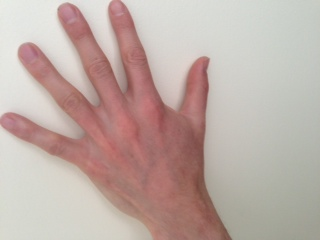
%> input picture images/hands1.jpg, 320 x 240 px
$ octave v4.m   (GNU Octave 9; MATLAB toolbox functions it lacks are replaced by stand-ins)
%> lines starting %> are read from the running program, lines starting %| are printed output that depends on the picture
clc;
close all;
clear;

% fprintf('program Start');
%
% Ke = 12345678;
% Kw = 12345;

data = ['This is the message to be embedded. '...
    'This is the continuation of the same message.\n'...
    'This is a really long message to check the amount of problems in the word hiding. \n'...
    'The size of the message is limited to around 512*512/8 characters in the string.\n'...
    'This string should be fully decipherable and should be shown in the command Window.\n\n'];
data = [data data data data data data data data data data data data data data data];

% img = imread('./images/hands1.jpg');
% img = imread('./images/satellite.png');
% img = imread('./images/airplane.pgm');

[file,path]=uigetfile('*.pgm','Select image file');
%> the answer given: images/hands1.jpg
ss=strcat(path,file);
img=imread(ss);
%> img is the input picture: size 240x320x3 uint8; mean R, G, B 190.7, 172.4, 165.9

%% Image Standardisation %%

% I = rgb2gray(img);
I = img;
I = imresize(I,[512 512]);
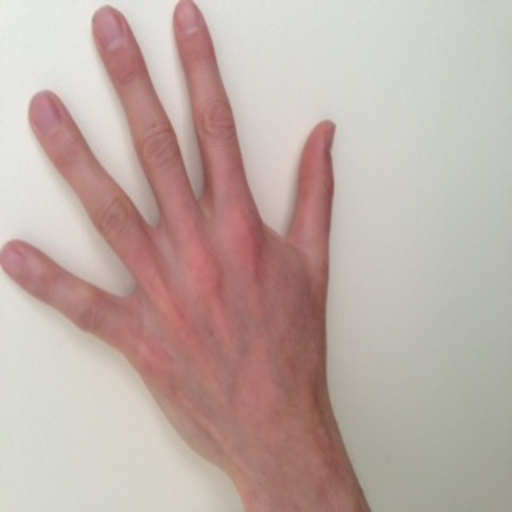
%> I: size 512x512x3 uint8; mean R, G, B 190.7, 172.4, 165.9
I = double(I);
%> I: size 512x512x3 double
figure('Name','Original Image','NumberTitle','off');
imshow(uint8(I));

%% Preprocess Prediction Error %%

Iinv = bitset(I,8,~bitget(I,8));
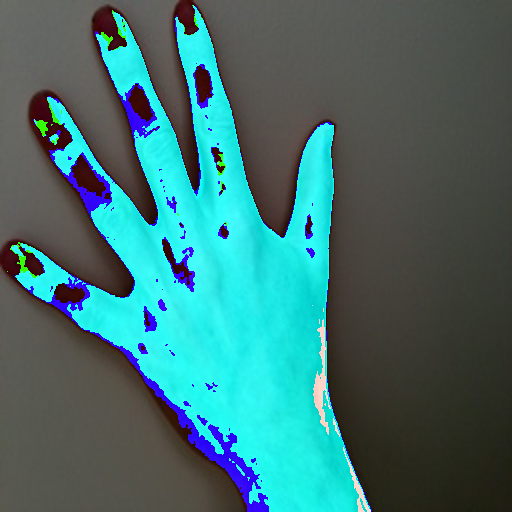
%> Iinv: size 512x512x3 double; mean R, G, B 63.7, 113, 112.7
% figure('Name','I inverse');
% imshow(uint8(Iinv));

In=zeros(512);
error = zeros(512);

z=1;
eqpre(:,1) = [0;0];
for ii = 1:512
    for jj = 1:512
%         if ii == 1 && jj <= 16
%             continue;
        if ii == 1 && jj == 1
            delta = 0;
            deltainv = 1;
        elseif ii == 1 && jj ~= 1
            delta = abs(I(ii,jj)-In(ii,jj-1));
            deltainv = abs(Iinv(ii,jj)-In(ii,jj-1));
        elseif ii ~= 1 && jj == 1
            delta = abs(I(ii,jj)-In(ii-1,jj));
            deltainv = abs(Iinv(ii,jj)-In(ii-1,jj));
        else
            delta = min(abs(I(ii,jj)-In(ii,jj-1)),abs(I(ii,jj)-In(ii-1,jj)));
            deltainv = min(abs(Iinv(ii,jj)-In(ii,jj-1)),abs(Iinv(ii,jj)-In(ii-1,jj)));
        end
        if(delta > deltainv)
            In(ii,jj) = Iinv(ii,jj);
% [6 lines of commented-out code are left out]
        elseif delta == deltainv
            diff = (I(ii,jj) - Iinv(ii,jj))/abs(I(ii,jj) - Iinv(ii,jj));
            In(ii,jj) = I(ii,jj) - diff;
            fprintf('[%i %i %i]\n',ii,jj,diff);
            eqpre(:,z) = [ii jj];
            z = z+1;
        else
            In(ii,jj) = I(ii,jj);
        end
    end
end
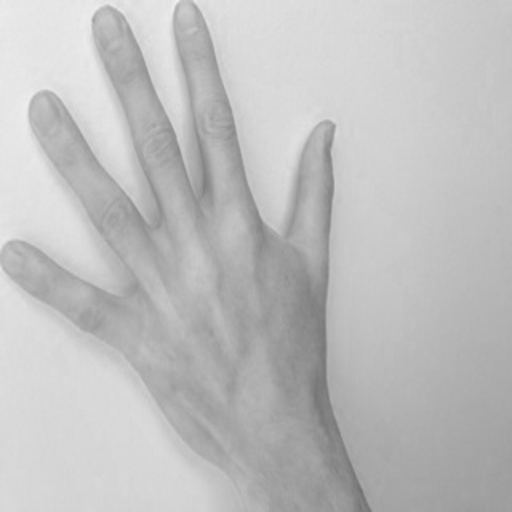
%> In: size 512x512 double; min 111, max 242, mean 190.7
%> after the loop, delta = 0; deltainv = 128; eqpre = [0; 0]; z = 1

%% Testing
Iinv = bitset(In,8,~bitget(In,8));
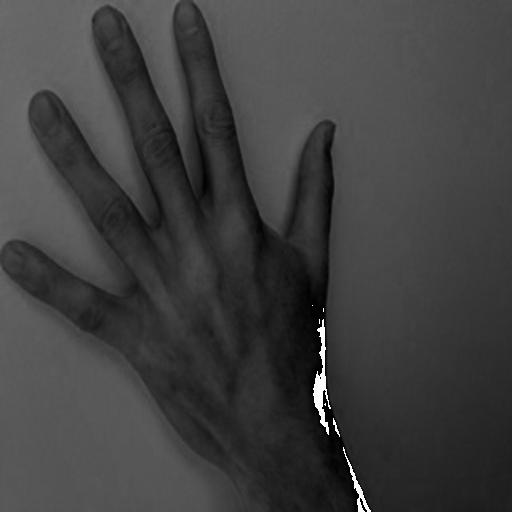
%> Iinv: size 512x512 double; min 0, max 255, mean 63.7
for ii = 1:512
    for jj = 1:512
%         if ii == 1 && jj <= 16
%             continue;
        if ii == 1 && jj == 1
            delta = 0;
            deltainv = 1;
        elseif ii == 1 && jj ~= 1
            delta = abs(In(ii,jj)-In(ii,jj-1));
            deltainv = abs(Iinv(ii,jj)-In(ii,jj-1));
        elseif ii ~= 1 && jj == 1
            delta = abs(In(ii,jj)-In(ii-1,jj));
            deltainv = abs(Iinv(ii,jj)-In(ii-1,jj));
        else
            delta = min(abs(In(ii,jj)-In(ii,jj-1)),abs(In(ii,jj)-In(ii-1,jj)));
            deltainv = min(abs(Iinv(ii,jj)-In(ii,jj-1)),abs(Iinv(ii,jj)-In(ii-1,jj)));
        end
        if(delta > deltainv)
            fprintf('[%i %i]error occured\n',ii,jj);
        elseif delta == deltainv
            fprintf('[%i %i]equal occured\n',ii,jj);
        else

        end
    end
end
%% Testing end

% [5 lines of commented-out code are left out]
%% Encryption %%


Ke = inputdlg({'Enter the Key for Encrypting Image'},'Image Encryption Key',[1,35],{'123456789'});
%> the answer given: 123456789
Ke = str2double((cell2mat(Ke)));
seed = Ke;
rng(seed,'twister');
S = randi(255,512);

Ie = bitxor(S,In);
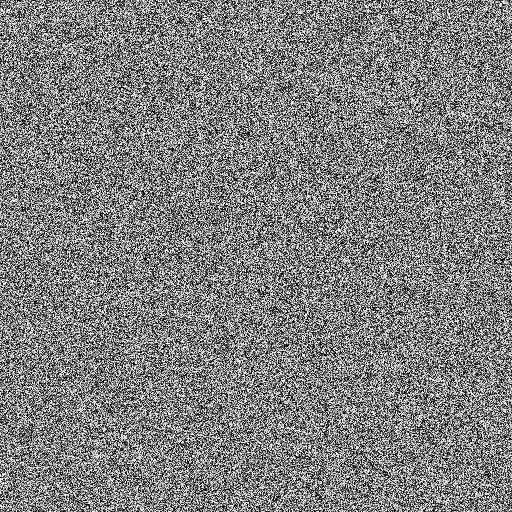
%> Ie: size 512x512 double; min 0, max 255, mean 127.4
% figure('Name','Encrypted Image','NumberTitle','off');
% imshow(uint8(Ie));

%% Create Flag bits to surround error bits

flag = zeros([512 512]);
for ii = 1:512
    jj = 1;
    while jj <= 512
        if ii == 1 && jj <= 16
            jj = jj + 1;
            continue;
        end
        if error(ii,jj) == 1
            if flag(ii,jj) == 0
                % flag prev = 1
                if floor((jj-1)/8) ~= 0 %% current_block ~= 0
                    start = ((floor((jj-1)/8)-1)*8)+1;
                    flag(ii,start:start+7) = 1; %% prev = 1
                else
                    start = 512-7;
                    flag(ii-1,start:start+7) = 1; %% prev in prev_line = 1
                end
                % flag next = 1
                if floor((jj-1)/8) ~= 63 %% current block ~= last
                    start = ((floor((jj-1)/8)+1)*8)+1; %% next = 1
                    flag(ii,start:start+7) = 1;
                else
                    start = 1;
                    flag(ii+1,start:start+7) = 1; %% next in next_line = 1
                end
            else
                % flag current = 0
                start = (floor((jj-1)/8)*8)+1;
                flag(ii,start:start+7) = 0;
                % flag next = 1
                if (floor((jj-1)/8)*8)+1 ~= 505 %% current block ~= last
                    start = ((floor((jj-1)/8)+1)*8)+1; %% next = 1
                    flag(ii,start:start+7) = 1;
                else
                    start = 1;
                    flag(ii+1,start:start+7) = 1; %% next in next_line = 1
                end
            end
            jj = (floor((jj-1)/8)+1)*8; %% set jj to end of current block
        end
        jj = jj + 1;
    end
end

% correcting [ flag error flag error flag ] to [flag error blank error flag]
for ii = 1:512
    for jj = 1:512
        if mod(jj,8) == 0
           if(jj >= 24)
               if any(error(ii,jj-7:jj) == [1,1,1,1,1,1,1,1])...
                       && all(flag(ii,jj-15:jj-8) == [1,1,1,1,1,1,1,1])...
                       && any(error(ii,jj-23:jj-16) == [1,1,1,1,1,1,1,1])
                   flag(ii,jj-15:jj-8) = 0;
               end
           elseif(ii~=1 && jj >= 16)
               if any(error(ii,jj-7:jj) == [1,1,1,1,1,1,1,1])...
                       && all(flag(ii,jj-15:jj-8) == [1,1,1,1,1,1,1,1])...
                       && any(error(ii-1,505:512) == [1,1,1,1,1,1,1,1])
                   flag(ii,jj-15:jj-8) = 0;
               end
           elseif(ii~=1 && jj >= 8)
               if any(error(ii,jj-7:jj) == [1,1,1,1,1,1,1,1])...
                       && all(flag(ii-1,505:512) == [1,1,1,1,1,1,1,1])...
                       && any(error(ii-1,497:504) == [1,1,1,1,1,1,1,1])
                   flag(ii-1,505:512) = 0;
               end
           end
        end
    end
end

% figure('Name','Flag');
% imshow((flag),[]);

figure('Name','Flag + Error');
imshow((flag+(error*2)),[]);

% figure('Name','Error');
% imshow((error),[]);

%% Data Embedding %%


% data = inputdlg({'Enter the Data to be Embedded'},'Embedding Data',[5,35],{'This is the data to be embedded'});
data = inputdlg({'Enter the Data to be Embedded'},'Embedding Data',[5,35],{data});
%> the answer given: This is the message to be embedded. This is the continuation of the same message.\nThis is a really long message to check the amount of problems in the word hiding. \nThe size of the message is limite
data = (cell2mat(data));
data = [data '..........'];

M = [data zeros(1,floor(512*512/8) - numel(data))];
% M = data;

Kw = inputdlg({'Enter the Key for Encrypting Word'},'Word Encryption Key',[1,35],{'123456'});
%> the answer given: 123456
Kw = str2double((cell2mat(Kw)));
seed = Kw;
rng(seed,'twister');
S = randi(255,[1,numel(M)]);

M = double(M);
Me = bitxor(M,S);
Me = Me';
Me = dec2bin(Me);
Me = Me';
Me = reshape(Me,[1,numel(Me)]);
Me = double(Me);
Me = Me - 48;

check = 0;
empty = ones(512);
for ii = 1:512
    for jj = 1:512
        if flag(ii,jj) == 1
            check = check+1;
        end
        if check > 0
            empty(ii,jj) = 0;
        end
        if check == 16
            check = 0;
        end
    end
end

empty(1,1:16) = 0;
% [5 lines of commented-out code are left out]

Iew = Ie;
m = 1;
%> (the run ends here)
